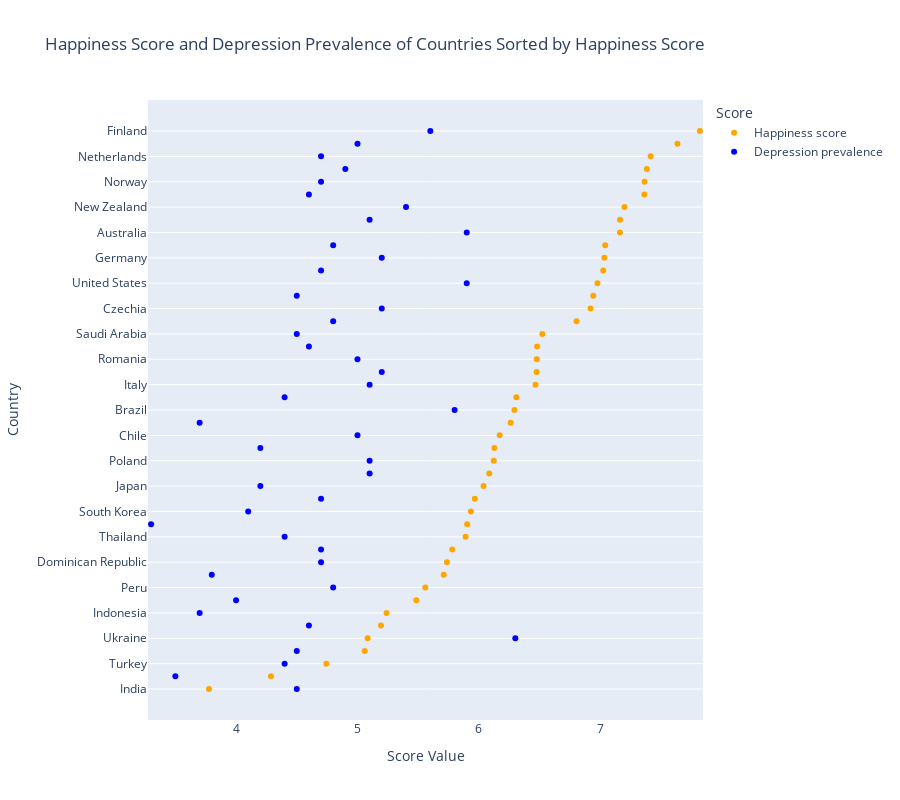

Notebook code cell kept with this figure:
### Markdown cell above
The countries are sorted by happiness scores, from highest to lowest. 

> By ordering the countries in this way, the graph interestingly shows how countries with **lower happiness scores** have **lower depression prevalence** as well. 
> Meanwhile, countries with **high happiness scores** have **higher prevalence of depression** than those with lower happiness scores.

### Code cell
combined_melt = pd.melt(combined.sort_values(by='Happiness score'), id_vars = 'Country', 
                        value_vars = ['Happiness score', 'Depression prevalence'],
                        var_name = 'Score', value_name = 'Score Value')

fig = px.strip(combined_melt, x = 'Score Value', 
               y = 'Country', 
               orientation = 'v', 
               color_discrete_sequence=['orange','blue'],
               color = 'Score',
               height = 800,
              title = 'Happiness Score and Depression Prevalence of Countries Sorted by Happiness Score')
fig.show()

### Figure 1 — Plotly figure (JSON) as saved in the notebook; plotly's stock layout.template omitted (floating-point values rounded to 4 significant figures)
{"data": [{"alignmentgroup": "True", "boxpoints": "all", "fillcolor": "rgba(255,255,255,0)", "hoveron": "points", "hovertemplate": "Score=Happiness score<br>Score Value=%{x}<br>Country=%{y}<extra></extra>", "legendgroup": "Happiness score", "line": {"color": "rgba(255,255,255,0)"}, "marker": {"color": "orange"}, "name": "Happiness score", "offsetgroup": "Happiness score", "orientation": "v", "pointpos": 0, "showlegend": true, "type": "box", "x": [3.777, 4.288, 4.744, 5.06, 5.084, 5.194, 5.24, 5.485, 5.559, 5.711, 5.737, 5.781, 5.891, 5.904, 5.935, 5.967, 6.039, 6.086, 6.123, 6.128, 6.172, 6.262, 6.293, 6.309, 6.467, 6.476, 6.477, 6.48, 6.523, 6.805, 6.92, 6.943, 6.977, 7.025, 7.034, 7.041, 7.162, 7.163, 7.2, 7.364, 7.365, 7.384, 7.415, 7.636, 7.821], "x0": " ", "xaxis": "x", "y": ["India", "Egypt", "Turkey", "Morocco", "Ukraine", "South Africa", "Indonesia", "Vietnam", "Peru", "Malaysia", "Dominican Republic", "Colombia", "Thailand", "Philippines", "South Korea", "Argentina", "Japan", "Hungary", "Poland", "Mexico", "Chile", "Guatemala", "Brazil", "Panama", "Italy", "Spain", "Romania", "Singapore", "Saudi Arabia", "Belgium", "Czechia", "United Kingdom", "United States", "Canada", "Germany", "Ireland", "Australia", "Austria", "New Zealand", "Israel", "Norway", "Sweden", "Netherlands", "Denmark", "Finland"], "y0": " ", "yaxis": "y"}, {"alignmentgroup": "True", "boxpoints": "all", "fillcolor": "rgba(255,255,255,0)", "hoveron": "points", "hovertemplate": "Score=Depression prevalence<br>Score Value=%{x}<br>Country=%{y}<extra></extra>", "legendgroup": "Depression prevalence", "line": {"color": "rgba(255,255,255,0)"}, "marker": {"color": "blue"}, "name": "Depression prevalence", "offsetgroup": "Depression prevalence", "orientation": "v", "pointpos": 0, "showlegend": true, "type": "box", "x": [4.5, 3.5, 4.4, 4.5, 6.3, 4.6, 3.7, 4, 4.8, 3.8, 4.7, 4.7, 4.4, 3.3, 4.1, 4.7, 4.2, 5.1, 5.1, 4.2, 5, 3.7, 5.8, 4.4, 5.1, 5.2, 5, 4.6, 4.5, 4.8, 5.2, 4.5, 5.9, 4.7, 5.2, 4.8, 5.9, 5.1, 5.4, 4.6, 4.7, 4.9, 4.7, 5, 5.6], "x0": " ", "xaxis": "x", "y": ["India", "Egypt", "Turkey", "Morocco", "Ukraine", "South Africa", "Indonesia", "Vietnam", "Peru", "Malaysia", "Dominican Republic", "Colombia", "Thailand", "Philippines", "South Korea", "Argentina", "Japan", "Hungary", "Poland", "Mexico", "Chile", "Guatemala", "Brazil", "Panama", "Italy", "Spain", "Romania", "Singapore", "Saudi Arabia", "Belgium", "Czechia", "United Kingdom", "United States", "Canada", "Germany", "Ireland", "Australia", "Austria", "New Zealand", "Israel", "Norway", "Sweden", "Netherlands", "Denmark", "Finland"], "y0": " ", "yaxis": "y"}], "layout": {"boxmode": "group", "height": 800, "legend": {"title": {"text": "Score"}, "tracegroupgap": 0}, "title": {"text": "Happiness Score and Depression Prevalence of Countries Sorted by Happiness Score"}, "xaxis": {"anchor": "y", "domain": [0, 1], "title": {"text": "Score Value"}}, "yaxis": {"anchor": "x", "domain": [0, 1], "title": {"text": "Country"}}}}
